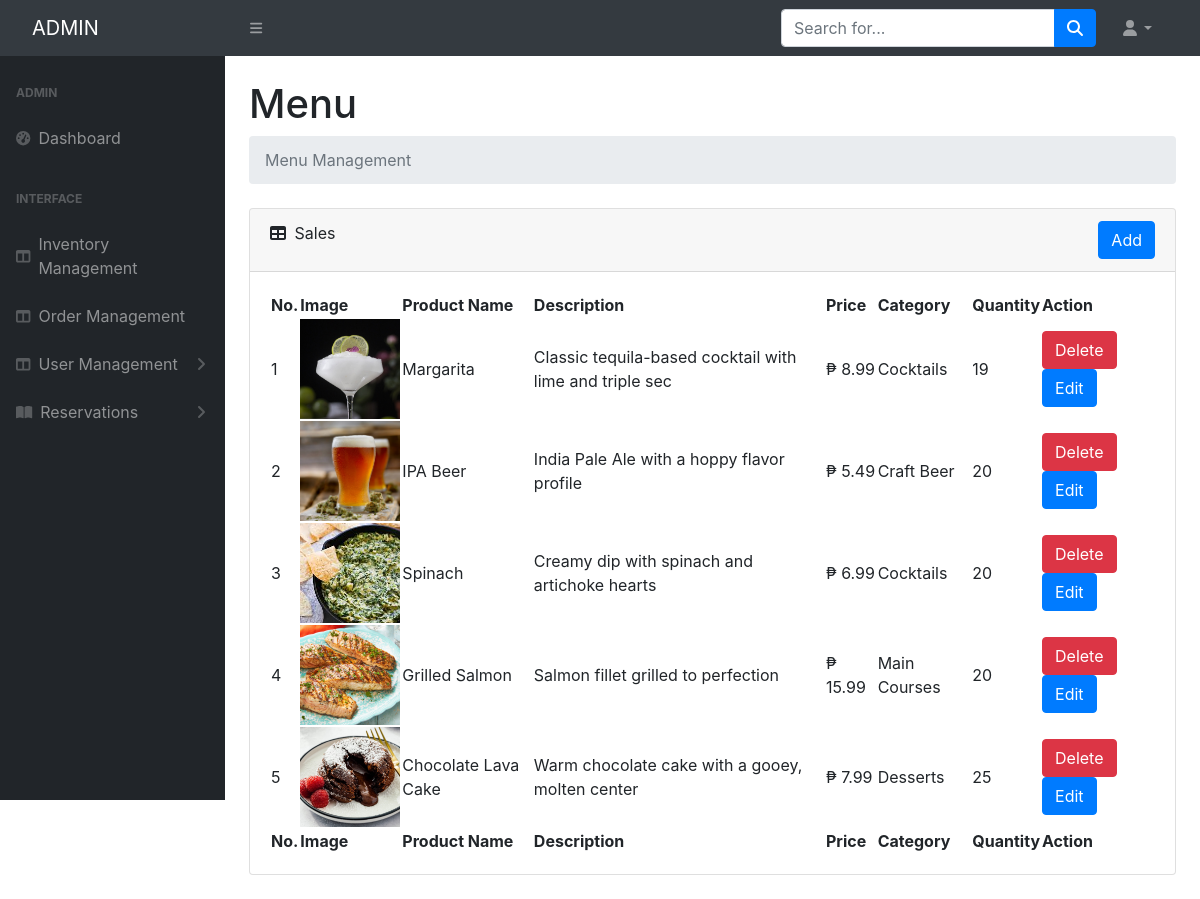
Screenshot of /manage-menu with the database file from the repository.
### tables this page shows
CREATE TABLE `items` (
  `item_id` int NOT NULL,
  `name` varchar(255) NOT NULL,
  `description` text,
  `price` decimal(10,2) NOT NULL,
  `category_id` int DEFAULT NULL,
  `img_path` varchar(255) DEFAULT NULL,
  `created_at` timestamp NULL DEFAULT CURRENT_TIMESTAMP,
  `quantity` int DEFAULT '0'
);

CREATE TABLE `categories` (
  `category_id` int NOT NULL,
  `name` varchar(255) NOT NULL,
  `description` text,
  `type` enum('bar','restaurant') NOT NULL
);

### app/views/admin/menum.php (the view, shortened to what the rows shown need)
<!DOCTYPE html>
<html lang="en">
<head>
    <link href="https://cdn.jsdelivr.net/npm/simple-datatables@7.1.2/dist/style.min.css" rel="stylesheet" />
    <link href="public/admin/css/styles.css" rel="stylesheet" />
</head>
<body class="sb-nav-fixed">
    <div id="layoutSidenav">
        <div id="layoutSidenav_content">
            <main>
                <div class="container-fluid px-4">
                    <h1 class="mt-4">Menu</h1>
                    <div class="card mb-4">
                        <div class="card-body">
                            <table id="datatablesSimple">
                                <thead>
                                    <tr>
                                        <th>No.</th>
                                        <th>Image</th>
                                        <th>Product Name</th>
                                        <th>Description</th>
                                        <th>Price</th>
                                        <th>Category</th>
                                        <th>Quantity</th>
                                        <th>Action</th>
                                    </tr>
                                </thead>
                                <tfoot>
                                    <tr>
                                        <th>No.</th>
                                        <th>Image</th>
                                        <th>Product Name</th>
                                        <th>Description</th>
                                        <th>Price</th>
                                        <th>Category</th>
                                        <th>Quantity</th>
                                        <th>Action</th>
                                    </tr>
                                </tfoot>
                                <tbody>
                                    <?php
                                    $counter = 1; ?>
                                    <?php foreach ($items as $item) : ?>
                                        <tr>
                                            <td><?= $counter++ ?></td>
                                            <td style="width: 100px; height: 100px; overflow: hidden;">
                                                <img src="<?= $item['img_path'] ?>" alt="" style="object-fit: cover; width: 100px; height: 100px;">
                                            </td>
                                            <td><?= $item['name'] ?></td>
                                            <td><?= $item['description'] ?></td>
                                            <td>₱ <?= $item['price'] ?></td>
                                            <td><?= $item['category_name'] ?></td>
                                            <td><?= $item['quantity'] ?></td>
                                            <td class="action-buttons">
                                                <a href="<?= site_url('item-delete/' . $item['item_id']) ?>" class="btn btn-danger">Delete</a>
                                                <a href="<?= site_url('item-edit/' . $item['item_id']) ?>" class="btn btn-primary" data-toggle="modal" data-target="#editModal<?= $item['item_id'] ?>">Edit</a>
                                            </td>
                                        </tr>
                                    <?php endforeach; ?>
                                </tbody>
                            </table>
                        </div>
                    </div>
                </div>
        </div>
    </div>
    <link rel="stylesheet" href="https://stackpath.bootstrapcdn.com/bootstrap/4.3.1/css/bootstrap.min.css">
</body>
</html>

### rows the page displays
items: img_path (picture), name "Margarita", description "Classic tequila-based cocktail with lime and triple sec", price "8.99", category.name "Cocktails", quantity "19"
items: img_path (picture), name "IPA Beer", description "India Pale Ale with a hoppy flavor profile", price "5.49", category.name "Craft Beer", quantity "20"
items: img_path (picture), name "Spinach", description "Creamy dip with spinach and artichoke hearts", price "6.99", category.name "Cocktails", quantity "20"
items: img_path (picture), name "Grilled Salmon", description "Salmon fillet grilled to perfection", price "15.99", category.name "Main Courses", quantity "20"
items: img_path (picture), name "Chocolate Lava Cake", description "Warm chocolate cake with a gooey, molten center", price "7.99", category.name "Desserts", quantity "25"
